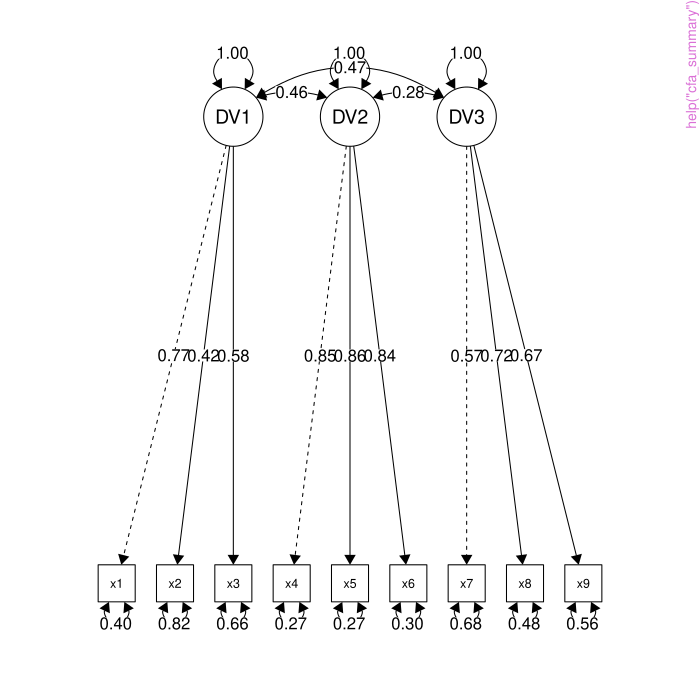

Recreate this plot in R.
pkgname <- "psycModel"
source(file.path(R.home("share"), "R", "examples-header.R"))
options(warn = 1)
library('psycModel')

base::assign(".oldSearch", base::search(), pos = 'CheckExEnv')
base::assign(".old_wd", base::getwd(), pos = 'CheckExEnv')
cleanEx()
nameEx("cfa_groupwise")
### * cfa_groupwise

flush(stderr()); flush(stdout())

### Name: cfa_groupwise
### Title: Confirmatory Factor Analysis (groupwise)
### Aliases: cfa_groupwise

### ** Examples

# The example is used as the illustration of the function output only.
# It does not imply the data is appropriate for the analysis.
cfa_groupwise(
  data = lavaan::HolzingerSwineford1939,
  group = "school",
  x1:x3,
  x4:x6,
  x7:x9
)



cleanEx()
nameEx("cfa_summary")
### * cfa_summary

flush(stderr()); flush(stdout())

### Name: cfa_summary
### Title: Confirmatory Factor Analysis
### Aliases: cfa_summary

### ** Examples

# REMEMBER, YOU MUST NAMED ALL ARGUMENT EXCEPT THE CFA ITEMS ARGUMENT
# Fitting a multiple factor CFA model
fit <- cfa_summary(
  data = lavaan::HolzingerSwineford1939,
  x1:x3,
  x4:x6,
  x7:x9,
)

# Fitting a multilevel single factor CFA model


# Fitting a CFA model by passing explicit lavaan model (equivalent to the above model)
# Note in the below function how I added `model = ` in front of the lavaan model.
# Similarly, the same rule apply for all arguments (e.g., `ordered = FALSE` instead of just `FALSE`)
## Not run: 
##D # This will fail because I did not add `model = ` in front of the lavaan model.
##D # Therefore,you must add the tag in front of all arguments
##D # For example, `return_result = 'model'` instaed of `model`
##D cfa_summary("visual  =~ x1 + x2 + x3
##D              textual =~ x4 + x5 + x6
##D              speed   =~ x7 + x8 + x9 ",
##D   data = lavaan::HolzingerSwineford1939
##D )
## End(Not run)



cleanEx()
nameEx("compare_fit")
### * compare_fit

flush(stderr()); flush(stdout())

### Name: compare_fit
### Title: Comparison of Model Fit
### Aliases: compare_fit

### ** Examples

# lme model

fit1 <- lm_model(
  data = popular,
  response_variable = popular,
  predictor_var = c(sex, extrav)
)

fit2 <- lm_model(
  data = popular,
  response_variable = popular,
  predictor_var = c(sex, extrav),
  two_way_interaction_factor = c(sex, extrav)
)

compare_fit(fit1, fit2)

# see ?measurement_invariance for measurement invariance example



cleanEx()
nameEx("cor_test")
### * cor_test

flush(stderr()); flush(stdout())

### Name: cor_test
### Title: Correlation table
### Aliases: cor_test

### ** Examples

cor_test(iris, where(is.numeric))



cleanEx()
nameEx("descriptive_table")
### * descriptive_table

flush(stderr()); flush(stdout())

### Name: descriptive_table
### Title: Descriptive Statistics Table
### Aliases: descriptive_table

### ** Examples

descriptive_table(iris, cols = where(is.numeric)) # all numeric columns

descriptive_table(iris,
  cols = where(is.numeric),
  # get missing count, non-missing count, and mean & sd & correlation table
  descriptive_indicator = c("missing", "non_missing", "mean", "sd", "cor")
)



cleanEx()
nameEx("efa_summary")
### * efa_summary

flush(stderr()); flush(stdout())

### Name: efa_summary
### Title: Exploratory Factor Analysis
### Aliases: efa_summary

### ** Examples

efa_summary(lavaan::HolzingerSwineford1939, starts_with("x"), post_hoc_cfa = TRUE)



cleanEx()
nameEx("glm_model")
### * glm_model

flush(stderr()); flush(stdout())

### Name: glm_model
### Title: Generalized Linear Regression
### Aliases: glm_model

### ** Examples

fit <- glm_model(
  response_variable = incidence,
  predictor_variable = period,
  family = "poisson", # or you can enter as poisson(link = 'log'),
  data = lme4::cbpp
)



cleanEx()
nameEx("glme_model")
### * glme_model

flush(stderr()); flush(stdout())

### Name: glme_model
### Title: Generalized Linear Mixed Effect Model
### Aliases: glme_model

### ** Examples

fit <- glme_model(
  response_variable = incidence,
  random_effect_factors = period,
  family = "poisson", # or you can enter as poisson(link = 'log')
  id = herd,
  data = lme4::cbpp
)



cleanEx()
nameEx("html_to_pdf")
### * html_to_pdf

flush(stderr()); flush(stdout())

### Name: html_to_pdf
### Title: Convert HTML to PDF
### Aliases: html_to_pdf

### ** Examples

## Not run: 
##D html_to_pdf(file_path = "html_name.html")
##D # all HTML files in the my_html_folder will be converted
##D html_to_pdf(dir = "Users/Desktop/my_html_folder")
## End(Not run)



cleanEx()
nameEx("integrated_model_summary")
### * integrated_model_summary

flush(stderr()); flush(stdout())

### Name: integrated_model_summary
### Title: Integrated Function for Linear Regression
### Aliases: integrated_model_summary

### ** Examples

fit <- integrated_model_summary(
  data = iris,
  response_variable = "Sepal.Length",
  predictor_variable = tidyselect::everything(),
  two_way_interaction_factor = c(Sepal.Width, Species)
)



cleanEx()
nameEx("integrated_multilevel_model_summary")
### * integrated_multilevel_model_summary

flush(stderr()); flush(stdout())

### Name: integrated_multilevel_model_summary
### Title: Integrated Function for Mixed Effect Model
### Aliases: integrated_multilevel_model_summary

### ** Examples

fit <- integrated_multilevel_model_summary(
  data = popular,
  response_variable = popular,
  random_effect_factors = c(extrav),
  non_random_effect_factors = texp,
  two_way_interaction_factor = c(extrav, texp),
  graph_label_name = c("popular", "extraversion", "teacher experience"),
  id = class
)




cleanEx()
nameEx("knit_to_Rmd")
### * knit_to_Rmd

flush(stderr()); flush(stdout())

### Name: knit_to_Rmd
### Title: Knit Rmd Files Instruction
### Aliases: knit_to_Rmd

### ** Examples

knit_to_Rmd()



cleanEx()
nameEx("lm_model")
### * lm_model

flush(stderr()); flush(stdout())

### Name: lm_model
### Title: Linear Regressions / ANOVA / ANCOVA
### Aliases: lm_model

### ** Examples

fit <- lm_model(
  data = iris,
  response_variable = "Sepal.Length",
  predictor_variable = tidyselect::everything(),
  two_way_interaction_factor = c(Sepal.Width, Species)
)



cleanEx()
nameEx("lme_model")
### * lme_model

flush(stderr()); flush(stdout())

### Name: lme_model
### Title: Linear Mixed Effect Model
### Aliases: lme_model

### ** Examples

# two-level model with level-1 and level-2 variable with random intercept and random slope
fit1 <- lme_model(
  data = popular,
  response_variable = popular,
  random_effect_factors = c(extrav, sex),
  non_random_effect_factors = texp,
  id = class
)


# added two-way interaction factor
fit2 <- lme_model(
  data = popular,
  response_variable = popular,
  random_effect_factors = c(extrav, sex),
  non_random_effect_factors = texp,
  two_way_interaction_factor = c(extrav, texp),
  id = class
)

# pass a explicit lme model (I don't why you want to do that, but you can)
lme_fit <- lme_model(
  model = "popular ~ extrav*texp + (1 + extrav | class)",
  data = popular
)



cleanEx()
nameEx("measurement_invariance")
### * measurement_invariance

flush(stderr()); flush(stdout())

### Name: measurement_invariance
### Title: Measurement Invariance
### Aliases: measurement_invariance

### ** Examples

# REMEMBER, YOU MUST NAMED ALL ARGUMENT EXCEPT THE CFA ITEMS ARGUMENT
# Fitting a multiple-factor measurement invariance model by passing items.
measurement_invariance(
  x1:x3,
  x4:x6,
  x7:x9,
  data = lavaan::HolzingerSwineford1939,
  group = "school",
  invariance_level = "scalar" # you can change this to metric
)

# Fitting measurement invariance model by passing explicit lavaan model
# I am also going to only test for metric invariance instead of the default scalar invariance

## Not run: 
##D # This will fail because I did not add `model = ` in front of the lavaan model.
##D # Therefore,you must add the tag in front of all arguments
##D # For example, `return_result = 'model'` instaed of `model`
##D measurement_invariance(
##D   "visual  =~ x1 + x2 + x3;
##D              textual =~ x4 + x5 + x6;
##D              speed   =~ x7 + x8 + x9",
##D   data = lavaan::HolzingerSwineford1939
##D )
## End(Not run)




cleanEx()
nameEx("mediation_summary")
### * mediation_summary

flush(stderr()); flush(stdout())

### Name: mediation_summary
### Title: Mediation Analysis
### Aliases: mediation_summary

### ** Examples

mediation_summary(
  data = lmerTest::carrots,
  response_variable = Preference,
  mediator = Sweetness,
  predictor_variable = Crisp
)



cleanEx()
nameEx("model_summary")
### * model_summary

flush(stderr()); flush(stdout())

### Name: model_summary
### Title: Model Summary for Regression Models
### Aliases: model_summary

### ** Examples

# I am going to show the more generic usage of this function
# You can also use this package's built in function to fit the models
# I recommend using the integrated_multilevel_model_summary to get everything

# lme example
lme_fit <- lme4::lmer("popular ~ texp  + (1 | class)",
  data = popular
)

model_summary(lme_fit)

# lm example

lm_fit <- lm(Sepal.Length ~ Sepal.Width + Petal.Length + Petal.Width,
  data = iris
)

model_summary(lm_fit, assumption_plot = TRUE)



cleanEx()
nameEx("reliability_summary")
### * reliability_summary

flush(stderr()); flush(stdout())

### Name: reliability_summary
### Title: Reliability Analysis
### Aliases: reliability_summary

### ** Examples


fit <- reliability_summary(data = lavaan::HolzingerSwineford1939, cols = x1:x3)
fit <- reliability_summary(data = lavaan::HolzingerSwineford1939, cols = x1:x9)



cleanEx()
nameEx("simple_slope")
### * simple_slope

flush(stderr()); flush(stdout())

### Name: simple_slope
### Title: Slope Estimate at Varying Level of Moderators
### Aliases: simple_slope

### ** Examples

fit <- lm_model(
  data = iris,
  response_variable = Sepal.Length,
  predictor_variable = tidyselect::everything(),
  three_way_interaction_factor = c(Sepal.Width, Petal.Width, Petal.Length)
)

simple_slope_fit <- simple_slope(
  data = iris,
  model = fit,
  three_way_interaction_factor = c("Sepal.Width", "Petal.Width", "Petal.Length")
)



cleanEx()
nameEx("three_way_interaction_plot")
### * three_way_interaction_plot

flush(stderr()); flush(stdout())

### Name: three_way_interaction_plot
### Title: Three-way Interaction Plot
### Aliases: three_way_interaction_plot

### ** Examples

# I am going to show the more generic usage of this function
# You can also use this package's built in function to fit the models
# I recommend using the integrated_multilevel_model_summary to get everything

# lme example
lme_fit <- lme4::lmer("popular ~ extrav + sex + texp + extrav:sex:texp +
(1 + extrav + sex | class)", data = popular)

three_way_interaction_plot(lme_fit, data = popular)

# lm example

lm_fit <- lm(Sepal.Length ~ Sepal.Width + Petal.Length + Petal.Width +
  Sepal.Width:Petal.Length:Petal.Width, data = iris)

three_way_interaction_plot(lm_fit, data = iris)



cleanEx()
nameEx("two_way_interaction_plot")
### * two_way_interaction_plot

flush(stderr()); flush(stdout())

### Name: two_way_interaction_plot
### Title: Two-way Interaction Plot
### Aliases: two_way_interaction_plot

### ** Examples

# If you pass the model directly, it can't extract the data-frame from fit object
# Therefore, for now, you must pass the data frame to the function.
# You don't need pass the data if you use `lm_model` or `lme_model`.

# lme example
lme_fit <- lme4::lmer("popular ~ extrav*texp + (1 + extrav | class)",
  data = popular
)

two_way_interaction_plot(lme_fit,
  graph_label_name = c("popular", "extraversion", "teacher experience"),
  data = popular
)

lm_fit <- lm(Sepal.Length ~ Sepal.Width * Petal.Width,
  data = iris
)

two_way_interaction_plot(lm_fit, data = iris)

# For more advanced users
label_name <- function(var_name) {
  var_name_processed <- switch(var_name,
    "extrav" = "Extroversion",
    "texp" = "Teacher Experience",
    "popular" = "popular"
  )
  if (is.null(var_name_processed)) {
    var_name_processed <- var_name
  }
  return(var_name_processed)
}

two_way_interaction_plot(lme_fit, data = popular, graph_label_name = label_name)



### * <FOOTER>
###
cleanEx()
options(digits = 7L)
base::cat("Time elapsed: ", proc.time() - base::get("ptime", pos = 'CheckExEnv'),"\n")
grDevices::dev.off()
###
### Local variables: ***
### mode: outline-minor ***
### outline-regexp: "\\(> \\)?### [*]+" ***
### End: ***
quit('no')
